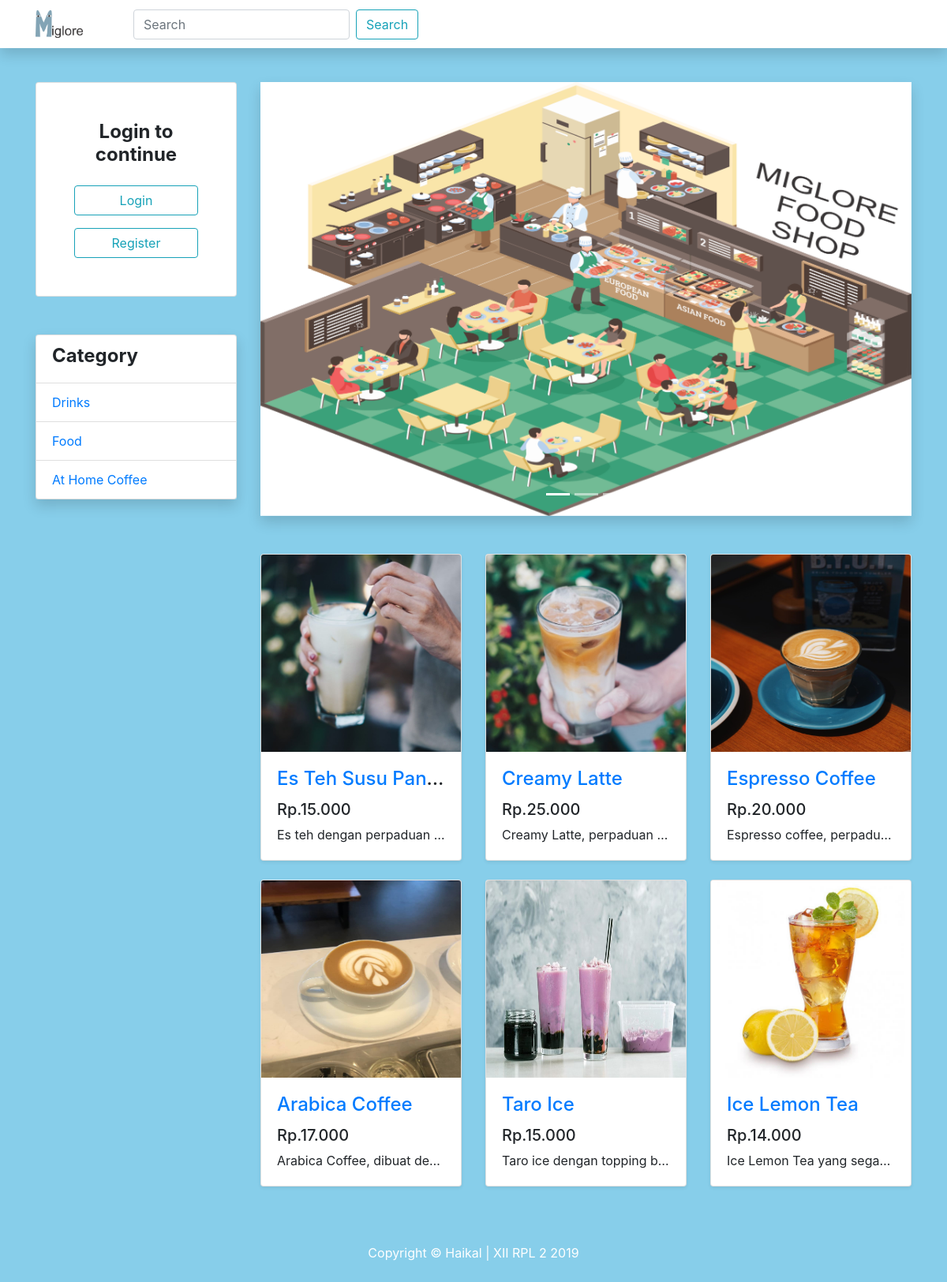
Page /dashboard/category/1 on the committed database.
### tables this page shows
CREATE TABLE `category` (
  `category_id` bigint(20) NOT NULL,
  `category_name` varchar(255) NOT NULL
);

CREATE TABLE `product` (
  `product_id` bigint(20) NOT NULL,
  `product_name` varchar(255) NOT NULL,
  `product_category` int(11) NOT NULL,
  `product_price` varchar(50) NOT NULL,
  `product_stock` int(50) NOT NULL,
  `product_img` text NOT NULL,
  `product_desc` text NOT NULL,
  `product_rating` int(50) NOT NULL,
  `product_purchased` int(50) NOT NULL,
  `product_created_at` timestamp NOT NULL DEFAULT CURRENT_TIMESTAMP,
  `product_update_at` timestamp NULL DEFAULT NULL
);

### application/controllers/Dashboard.php (called while the page is built, shortened)
<?php
class Dashboard extends CI_Controller
{
    public function __construct()
    {
        $this->load->model('dashboard_model');
    }
    public function category($category)
    {
        $data['product'] = $this->dashboard_model->getAllProduct($category);
        $data['category'] = $this->dashboard_model->getAllCategory();
        $this->load->view('dashboard/layouts/header');
        $this->load->view('dashboard/layouts/navbar');
        $this->load->view('dashboard/layouts/sidebar', $data);
        $this->load->view('dashboard/index', $data);
        $this->load->view('dashboard/layouts/footer');
    }
}

### index.php (called while the page is built, shortened)
<?php
require_once BASEPATH.'core/CodeIgniter.php';

### application/models/Dashboard_Model.php (called while the page is built, shortened)
<?php if (!defined('BASEPATH')) exit('No direct script access allowed');
class Dashboard_Model extends CI_Model
{
    public function getAllProduct($type = 0)
    {
        if(filter_var($type, FILTER_VALIDATE_INT) == true && $type != 0) {
            return $this->db->get_where('product',array('product_category'=>$type));
        } else {
            return $this->db->get('product');
        }
    }
    public function getAllCategory()
    {
        return $this->db->get('category')->result_array();
    }
}

### application/views/dashboard/index.php (the view, shortened to what this page needs)
<div class="col-lg-9">
  <div id="carouselExampleIndicators" class="carousel shadow slide my-5" data-ride="carousel">
    <ol class="carousel-indicators">
      <li data-target="#carouselExampleIndicators" data-slide-to="0" class="active"></li>
      <li data-target="#carouselExampleIndicators" data-slide-to="1"></li>
      <li data-target="#carouselExampleIndicators" data-slide-to="2"></li>
    </ol>
    <div class="carousel-inner" role="listbox">
      <div class="carousel-item active">
        <img class="d-block img-fluid" src="<?= base_url('assets/') ?>img/foodshop2.png" alt="First slide">
      </div>
    </div>
  </div>
  <div class="row">
    <?php foreach ($product->result_array() as $key) : ?>
      <div class="col-lg-4 col-md-6 mb-4">
        <div class="card h-70 shadow-sm">
          <a href="<?= base_url('product/view/') . $key['product_id'] ?>"><img class="card-img-top p-img-top" src="<?= base_url('assets/product/img/') . $key['product_img'] ?>" alt=""></a>
          <div class="card-body">
            <h4 class="card-title text-truncate">
              <a href="<?= base_url('product/view/') . $key['product_id'] ?>"><?= $key['product_name'] ?></a>
            </h4>
            <h5>Rp.<?= number_format($key['product_price'], 0, ',', '.'); ?></h5>
            <p class="card-text text-truncate"><?= $key['product_desc'] ?></p>
          </div>
        </div>
      </div>
    <?php endforeach; ?>
  </div>
</div>

### application/views/dashboard/layouts/sidebar.php (shortened to what this page needs)
<div class="container">
    <div class="row">
        <div class="col-lg-3">
            <?php if ($this->session->userdata('logged_in')) : ?>
                <div class="card mt-5 p-5">
                    <img src="<?= base_url('assets/product/user/') . $this->session->userdata('cover_img') ?>" alt="Profile" class="w-100">
                    <h4 class="text-center my-3 text-truncate"><b> <?= $this->session->userdata('user_name') ?></b></h4>
                    <?php if ($this->session->userdata('role') == 1) : ?>
                        <a href="<?= base_url('admin') ?>" class="btn btn-outline-info">Admin</a>
                    <?php else : ?>
                        <a href="<?= base_url('user/profile') ?>" class="btn btn-outline-info">Profile</a>
                        <div class="divinder my-2"></div>
                        <a href="<?= base_url('user/cart') ?>" class="btn btn-outline-info">Shopping Cart</a>
                    <?php endif; ?>
                    <div class="divinder my-2"></div>
                    <a href="<?= base_url('auth/logout') ?>" class="btn btn-outline-danger">Logout</a>
                </div>
            <?php else : ?>
                <div class="card mt-5 p-5">
                    <h4 class="text-center mb-4"><b> Login to continue</b></h4>
                    <a href="<?= base_url('auth/login') ?>" class="btn btn-outline-info">Login</a>
                    <a href="<?= base_url('auth/register') ?>" class="btn btn-outline-info">Register</a>
                </div>
            <?php endif; ?>
            <ul class="list-group shadow mt-5">
                <li href="#" class="list-group-item ">
                    <h4><b>Category</b></h4>
                </li>
                <?php foreach ($category as $key) : ?>
                    <a href="<?= base_url('dashboard/category/') . $key['category_id'] ?>" class="list-group-item"><?= $key['category_name'] ?></a>
                <?php endforeach; ?>
            </ul>
        </div>

### assets/css/shop-homepage.css (style rules this page uses)
body { padding-top: 56px; background-image: url("../img/images.png"); background-repeat: repeat; }
.p-img-top { height: 250px; min-height: 250px; }

### rows in the picture
category: category_name "Drinks"
category: category_name "Food"
category: category_name "At Home Coffee"
product: product_img (picture), product_name "Es Teh Susu Pan…", product_price "15.000", product_desc "Es teh dengan perpaduan…"
product: product_img (picture), product_name "Creamy Latte", product_price "25.000", product_desc "Creamy Latte, perpaduan…"
product: product_img (picture), product_name "Espresso Coffee", product_price "20.000", product_desc "Espresso coffee, perpadu…"
product: product_img (picture), product_name "Arabica Coffee", product_price "17.000", product_desc "Arabica Coffee, dibuat de…"
product: product_img (picture), product_name "Taro Ice", product_price "15.000", product_desc "Taro ice dengan topping b…"
product: product_img (picture), product_name "Ice Lemon Tea", product_price "14.000", product_desc "Ice Lemon Tea yang sega…"
